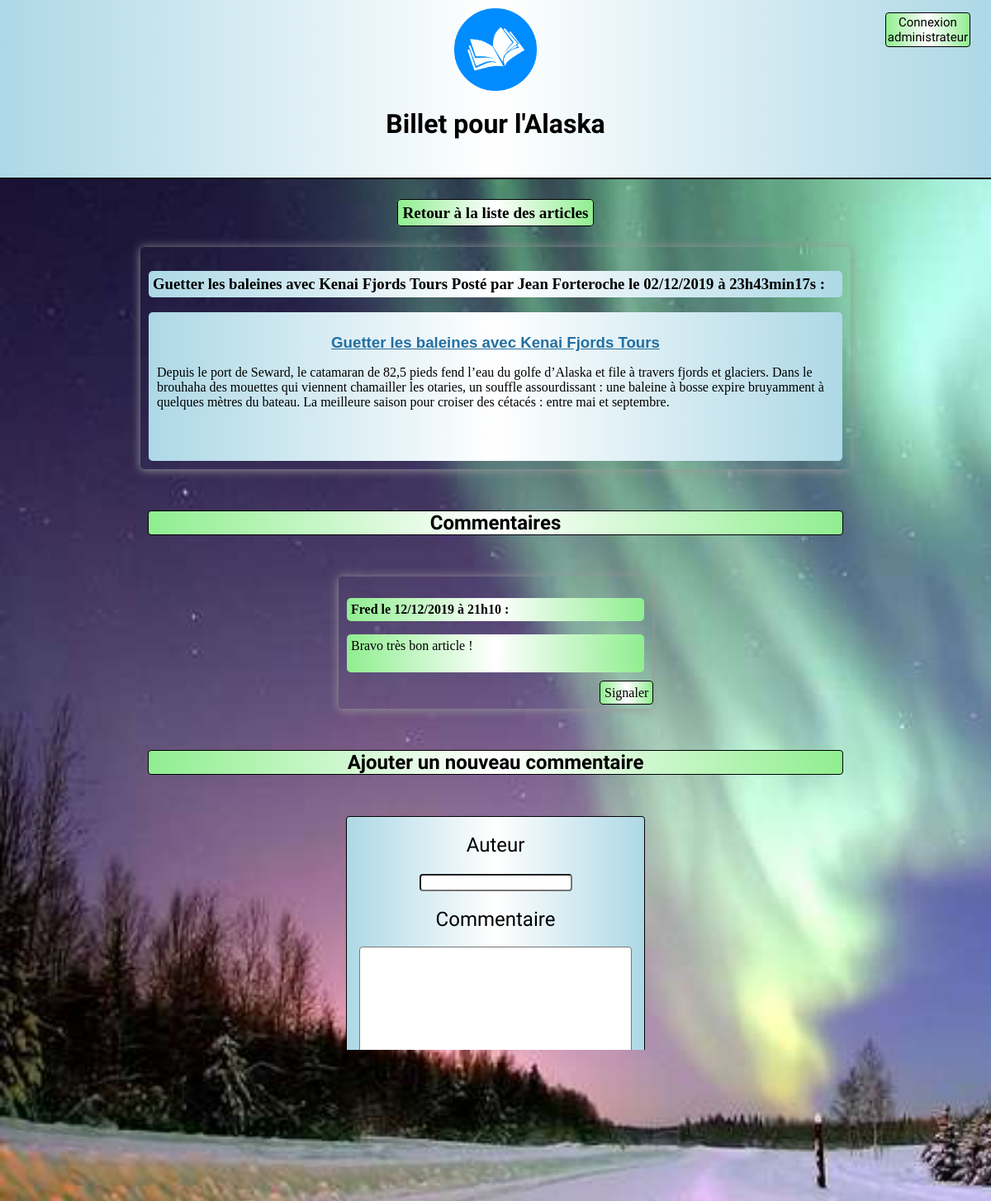
The app's page /index.php?action=post&id=29 with its own data.
### tables this page shows
CREATE TABLE `posts` (
  `id` int(11) NOT NULL,
  `author` varchar(20) NOT NULL,
  `title` varchar(255) NOT NULL,
  `content` longtext NOT NULL,
  `creation_date` datetime NOT NULL
);

CREATE TABLE `comments` (
  `id` int(11) NOT NULL,
  `post_id` int(11) NOT NULL,
  `author` varchar(20) NOT NULL,
  `comment` text NOT NULL,
  `comment_date` datetime NOT NULL,
  `report` tinyint(1) NOT NULL DEFAULT '0'
);

### model/PostManager.php (called while the page is built, shortened)
<?php
class PostManager extends Manager
{
    public function getPost($postId)
    {
        $db = $this->dbConnect();
        $req = $db->prepare('SELECT id, author, title, content, DATE_FORMAT(creation_date, \'%d/%m/%Y à %Hh%imin%ss\') AS date FROM posts WHERE id = ?');
        $req->execute(array($postId));
        $post = $req->fetch();
        return $post;
    }
}

### model/CommentManager.php (called while the page is built, shortened)
<?php
class CommentManager extends Manager
{
    public function getComments($postId)
    {
        $db = $this->dbConnect();
        $comments = $db->prepare('SELECT id, post_id, author, comment, DATE_FORMAT(comment_date, \'%d/%m/%Y à %Hh%i\') AS date FROM comments WHERE post_id = ? ORDER BY comment_date DESC');
        $comments->execute(array($postId));
        return $comments;
    }
}

### view/frontend/postView.php (the view, shortened to what this page needs)
<p class="backToPosts"><a href="index.php">Retour à la liste des articles</a></p>
<div class="news">
    <h3>
    <?php echo htmlspecialchars ($post['title']." Posté par " .$post['author']. " le ".$post['date']); ?> :
    </h3>
    <div class="postContent">
    <?php echo stripslashes($post['content']); ?><br/><br/>
    </div>
</div>
<div class="titleComment">Commentaires</div>
<?php
    while ($comment = $comments->fetch())
    {
    ?>
        <div class="commentBox">
            <p>
                <?php echo htmlspecialchars ($comment['author']." le ".$comment['date']); ?> :
            </p>
            <p>
                <?php echo nl2br(htmlspecialchars ($comment['comment'])); ?><br/><br/>
            </p>
            <a class="report" href="index.php?action=reportComment&amp;id=<?= $comment['id'] ?>&amp;postId=<?= $comment['post_id'] ?>">Signaler</a>
        </div>
    <?php
    }
?>
<div class="newComment">Ajouter un nouveau commentaire</div>
<form class="commentForm" action="index.php?action=addComment&amp;id=<?= $post['id'] ?>" method="post">
    <div>
        <label for="author">Auteur</label><br /><br />
        <input type="text" id="author" name="author" />
    </div>
    <div>
        <label for="comment">Commentaire</label><br /><br />
        <textarea class="comment" id="comment" name="comment"></textarea>
    </div>
    <div>
        <input class="validComment" type="submit" />
    </div>
</form>
<?php require('template.php'); ?>

### css/style.css (style rules this page uses)
body { background-image: url("../public/images/aurore.jpg"); background-color:rgb(188,254,188); background-repeat: no-repeat; background-attachment:fixed; background-size: cover; margin: 0; padding: 0; }
input { border-radius: 4px; margin-top: 2px; }
#connectForm button, #disconnect, .validComment, .keepCommentButton, .deleteCommentButton, #submitPost { background-color: lightgreen; border-radius: 4px; padding: 5px; display: block; margin: 5px auto; }
.news h3 { padding: 5px; background-image: linear-gradient(to right, lightblue, white, lightblue); border-radius:5px; }
.postContent { background-image: linear-gradient(to right, lightblue, white, lightblue); margin-top: 0; padding: 10px; border-radius:5px; }
.news { width:70%; margin:20px auto; padding: 10px; box-shadow: 0px 1px 12px #999; margin-bottom: 20px; border-radius: 5px; }
.backToPosts { text-align: center; margin: 30px; }
.backToPosts a { border: 1px solid black; border-radius: 4px; padding: 5px; background-image: linear-gradient(to right, lightgreen, white, lightgreen); text-decoration: none; color: black; font-weight: bold; font-size: 1.2em; text-align: center; }
.commentBox { display: block; margin: 20px auto; box-shadow: 0px 1px 12px #999; border-radius: 4px; width: 30%; word-wrap: break-word; padding: 10px; }
.commentBox p { padding: 5px; background-image: linear-gradient(to right, lightgreen, white, lightgreen); border-radius:5px; }
.commentBox p:first-child { font-weight: bold; }
.commentBox a { position: relative; left: 85%; border: 1px solid black; border-radius: 4px; padding: 5px; background-image: linear-gradient(to right, lightgreen, white, lightgreen); text-decoration: none; color: black; }
.titleComment, .newComment, .addNewPost, table caption { font-family: 'Wallpoet', cursive; width: 70%; font-size: 1.5em; font-weight: bold; text-align: center; border:1px solid black; border-radius: 4px; background-image: linear-gradient(to right, lightgreen, white, lightgreen); margin:50px auto; }
.commentForm { font-family: 'Wallpoet', cursive; border: 1px solid black; border-radius: 4px; width: 30%; margin: 0 auto 50px auto; text-align: center; background-image: linear-gradient(to right, lightblue, white, lightblue); }
.commentForm div { margin: 20px 0; }
input { border-radius: 4px; }
.commentForm label { font-size: 1.5em; }
.comment { width: 90%; height: 200px; border-radius: 4px; }

### records on screen
posts: content "Guetter les baleines avec Kenai Fjords Tours Depuis le port de Seward, le catamaran de 82,5 pieds fend l’eau du golfe d’Alaska et file à travers fjords et glaciers. Dans le brouhaha des mouettes qui viennent chamailler les otaries, un souffle assourdissant : une baleine à bosse expire bruyamment à quelques mètres du bateau. La meilleure saison pour croiser des cétacés : entre mai et septembre."
comments: date "Fred le 12/12/2019 à 21h10", comment "Bravo très bon article !"

### other values on screen
$post['title']." Posté par " .$post['author']. " le ".$post['date'] "Guetter les baleines avec Kenai Fjords Tours Posté par Jean Forteroche le 02/12/2019 à 23h43min17s"
